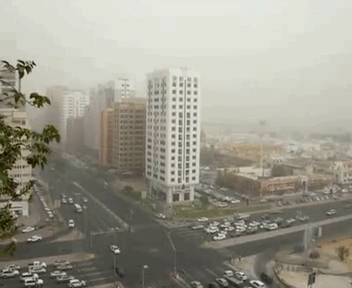
#> input picture frame 6 of fog1.mp4, 352 x 288 px, given in place of fog3.mp4, which was not available
$ python video_fog_removal.py
#> lines starting #> are read from the running program, lines starting #| are printed output that depends on the picture; after the words box and inside, x2 and y2 are one past the last pixel; in counts of white or black regions, pixels touching at a corner belong together; pictures that were not available may be replaced by others from this repository, and a replacement may not be noted
import numpy as np
import cv2
import math
import time
import timeit


start=timeit.default_timer()

cap = cv2.VideoCapture('fog3.mp4')

print (cap.get(3))
print (cap.get(4))
w=int(cap.get(3))
h=int(cap.get(4))


# Define the codec and create VideoWriter object
fourcc = cv2.VideoWriter_fourcc(*'XVID')
out = cv2.VideoWriter('output_fog2.mp4',fourcc, 14 , (w,h))


dark_channel=np.zeros(shape=(h,w),dtype='uint8')
transmission=np.zeros(shape=(h,w),dtype='f8')

r_restored_image=np.zeros(shape=(h,w),dtype='uint8')
g_restored_image=np.zeros(shape=(h,w),dtype='uint8')
b_restored_image=np.zeros(shape=(h,w),dtype='uint8')


b_by_atmLightB=np.zeros(shape=(h,w),dtype='f8')
g_by_atmLightG=np.zeros(shape=(h,w),dtype='f8')
r_by_atmLightR=np.zeros(shape=(h,w),dtype='f8')


minimum_of_the_above_3=np.zeros(shape=(h,w),dtype='f8')

r_restored_image=np.zeros(shape=(h,w),dtype='uint8')
g_restored_image=np.zeros(shape=(h,w),dtype='uint8')
b_restored_image=np.zeros(shape=(h,w),dtype='uint8')


atmospheric_light_blue=np.zeros(shape=(h,w),dtype='uint8')
atmospheric_light_green=np.zeros(shape=(h,w),dtype='uint8')
atmospheric_light_red=np.zeros(shape=(h,w),dtype='uint8')


division_matrix=np.zeros(shape=(h,w),dtype='f8')
z=0
while (True):

    font = cv2.FONT_HERSHEY_SIMPLEX

    #time.sleep(0.06)
    z=z+1
    print(z)

    ret, frame= cap.read()
#> frame is the input picture: shape (288, 352, 3); mean B, G, R 140.8, 152.9, 155.4
    b,g,r =cv2.split(frame)


    cv2.putText(frame,'Frame no: '+str(z),(30,30), font, 1,(0,0,255),2,cv2.LINE_AA)
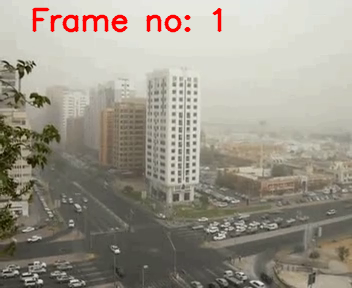
#> frame: shape (288, 352, 3); 1.72% of pixels changed, all inside (x1, y1, x2, y2) = (32, 7, 222, 33)

    dark_channel=np.minimum(np.minimum(b,g),r)

    indexMax=np.unravel_index(np.argmax(dark_channel),(h,w))
#> indexMax = (0, 270)
    index=  (indexMax[1],indexMax[0])
#> index = (270, 0)
    atmospheric_light=frame[indexMax[0]][indexMax[1]]
#> atmospheric_light = [230, 230, 230]
    print(index)
#| (270, 0)
    print (atmospheric_light)
#| [230 230 230]

    start_transmission=timeit.default_timer()
    b_by_atmLightB=b/atmospheric_light[0]
    g_by_atmLightG=g/atmospheric_light[1]
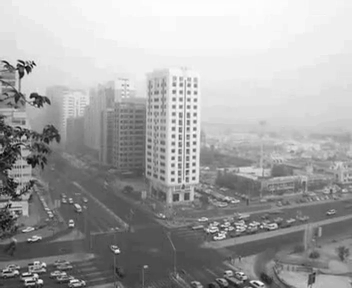
#> g_by_atmLightG: shape (288, 352) float64; min 0.0261, max 1.01, mean 0.665; drawn with min black and max white
    r_by_atmLightR=r/atmospheric_light[2]

    minimum_of_the_above_3=np.minimum(np.minimum(b_by_atmLightB,g_by_atmLightG),r_by_atmLightR)
    transmission=np.ones(shape=(h,w))-minimum_of_the_above_3
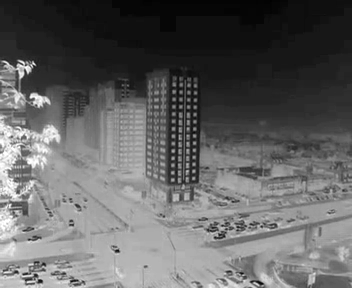
#> transmission: shape (288, 352) float64; min 0, max 1, mean 0.388


    to=0.6

    start_restoring=timeit.default_timer()
    to_matrix=np.full((h, w), to)
    division_matrix=np.maximum(transmission,to_matrix)
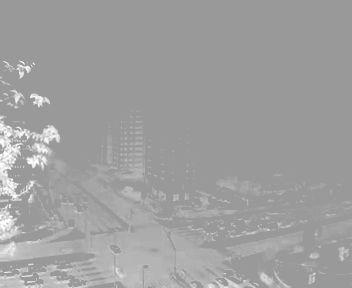
#> division_matrix: shape (288, 352) float64; min 0.6, max 1, mean 0.625

    atmospheric_light_blue=np.full((h, w), atmospheric_light[0])
#> atmospheric_light_blue: shape (288, 352); every value is 230
    atmospheric_light_green=np.full((h, w), atmospheric_light[1])
    atmospheric_light_red=np.full((h, w), atmospheric_light[2])


    b_restored_image=((b.astype('int')-atmospheric_light_blue.astype('int'))/division_matrix.astype('f8')).astype('uint8')+atmospheric_light_blue.astype('uint8')
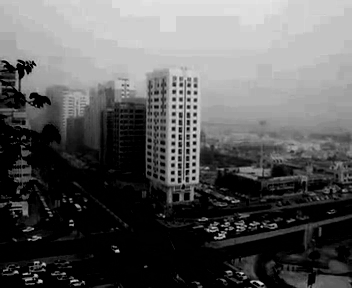
#> b_restored_image: shape (288, 352); min 0, max 230, mean 91.2
    g_restored_image=((g.astype('int')-atmospheric_light_green.astype('int'))/division_matrix.astype('f8')).astype('uint8')+atmospheric_light_green.astype('uint8')
    r_restored_image=((r.astype('int')-atmospheric_light_red.astype('int'))/division_matrix.astype('f8')).astype('uint8')+atmospheric_light_red.astype('uint8')
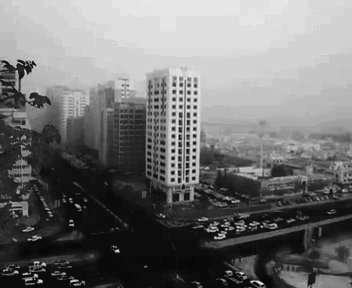
#> r_restored_image: shape (288, 352); min 5, max 235, mean 114.5


    restored_image=cv2.merge((b_restored_image,g_restored_image,r_restored_image))
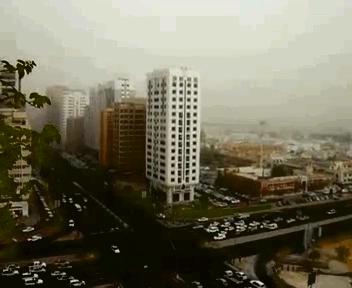
#> restored_image: shape (288, 352, 3); mean B, G, R 91.2, 110.6, 114.5
    #write the restored frame
    out.write(restored_image)

    #cv2.putText(restored_image,'Frame no: '+str(z),(30,30), font, 1,(0,0,255),2,cv2.LINE_AA)

    titles=['input ','output']
    images=[frame,restored_image]


    for i in range(len(titles)):
        cv2.namedWindow(titles[i],cv2.WINDOW_NORMAL)
        cv2.imshow(titles[i],images[i])
    stop=timeit.default_timer()
    print("the time taken to do the full processing is---->",stop-start," secs")

    k=cv2.waitKey(1)
#> (key q is pressed here)

    if k==27:
        cv2.destroyAllWindows()
        out.release()
        cap.release()

    elif k== ord('q'):
        cv2.destroyAllWindows()
        out.release
        cap.release()

$ run again, starting later in the video
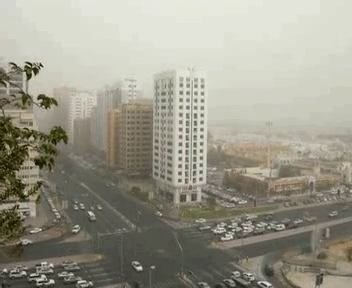
#> input picture frame 27 of fog1.mp4, 352 x 288 px, given in place of fog3.mp4, which was not available
#> frame is the input picture: shape (288, 352, 3); mean B, G, R 138.6, 152.4, 154.8
#> `cv2.putText(frame,'Frame no: '+str(z),(30,30), font, 1,(0,0,255),2,cv2..`:
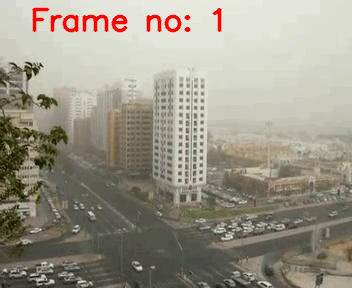
#> frame: shape (288, 352, 3); 1.72% of pixels changed, all inside (x1, y1, x2, y2) = (32, 7, 222, 33)
#> indexMax = (0, 144)
#> index = (144, 0)
#> atmospheric_light = [226, 231, 231]
#| (144, 0)
#| [226 231 231]
#> atmospheric_light_blue: shape (288, 352); every value is 226
#> atmospheric_light_green: shape (288, 352); every value is 231
#> `restored_image=cv2.merge((b_restored_image,g_restored_image,r_restored..`:
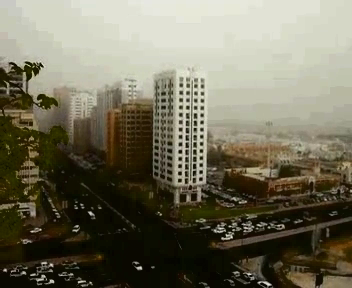
#> restored_image: shape (288, 352, 3); mean B, G, R 90.8, 109.8, 113.7

$ run again, starting later in the video
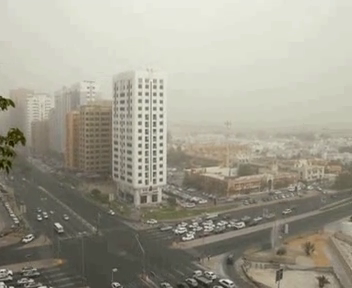
#> input picture frame 48 of fog1.mp4, 352 x 288 px, given in place of fog3.mp4, which was not available
#> frame is the input picture: shape (288, 352, 3); mean B, G, R 143.8, 157.9, 160.7
#> `cv2.putText(frame,'Frame no: '+str(z),(30,30), font, 1,(0,0,255),2,cv2..`:
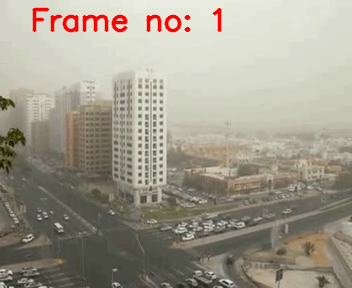
#> frame: shape (288, 352, 3); 1.72% of pixels changed, all inside (x1, y1, x2, y2) = (32, 7, 222, 33)
#> indexMax = (0, 134)
#> index = (134, 0)
#> atmospheric_light = [225, 235, 234]
#| (134, 0)
#| [225 235 234]
#> atmospheric_light_blue: shape (288, 352); every value is 225
#> atmospheric_light_green: shape (288, 352); every value is 235
#> atmospheric_light_red: shape (288, 352); every value is 234
#> `restored_image=cv2.merge((b_restored_image,g_restored_image,r_restored..`:
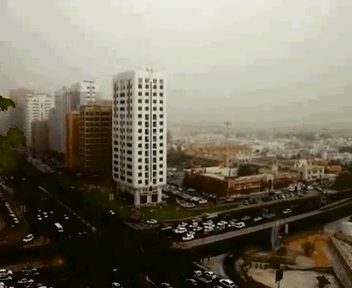
#> restored_image: shape (288, 352, 3); mean B, G, R 96.4, 113.2, 118.6
